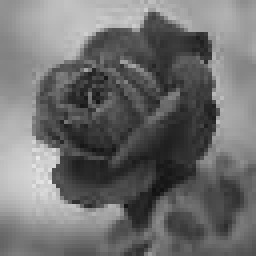
#> input picture bw_att_test_sample.JPEG, 64 x 64 px (shown 4 times larger)
$ python -i attention_visualization.py   (imports and definitions only)
#> lines starting #> are read from the running program, lines starting #| are printed output that depends on the picture
import numpy as np
import cv2
from PIL import Image
import matplotlib
# [1 line not run here, left out]
import matplotlib.pyplot as plt
import os
import matplotlib.pyplot as plt
import matplotlib.image as mpimg
import numpy as np

def attention_trans(attention_map):
    patch = int(np.sqrt(attention_map.shape[0]))
    scores = np.sum(attention_map, axis=0).reshape((patch, patch))
    return scores

def plot_attention_com_rose() -> None:
    row_1 = np.load('Attention_test/softmax/attention_maps.npy')
#> (reads softmax/attention_maps.npy from the repository)
    row_1 = np.sum(row_1, axis=1).sum(axis=1)
    print(row_1.shape)
    row_2 = np.load('Attention_test/sin_softmax/attention_maps.npy')
#> (reads sin_2_max_shifted/attention_maps.npy from the repository)
    row_2 = np.sum(row_2, axis=1).sum(axis=1).squeeze()
    print(row_2.shape)
    row_3 = np.load('Attention_test/sin_2_max_shifted/attention_maps.npy')
    row_3 = np.sum(row_3, axis=1).sum(axis=1)
    print(row_3.shape)
    row_4 = np.load('Attention_test/norm_siren_max/attention_maps.npy')
    row_4 = np.sum(row_4, axis=1).sum(axis=1).squeeze()
    print(row_4.shape)
    rows = [row_1, row_2, row_3, row_4]

    plt.figure()
    plt.style.use('ieee')
    img = mpimg.imread('bw_att_test_sample.JPEG')
#> img is the input picture: shape (64, 64); min 17, max 231, mean 110.6
    ori_img = mpimg.imread('att_test_sample.JPEG')
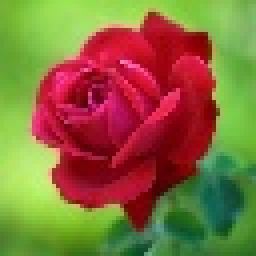
#> input picture att_test_sample.JPEG, 64 x 64 px (shown 4 times larger)
#> ori_img is the input picture: shape (64, 64, 3); mean R, G, B 135.3, 107.9, 59.6
    ori_img = img_used = cv2.resize(ori_img, (128, 128))
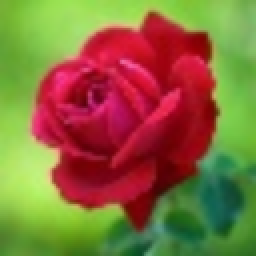
#> ori_img: shape (128, 128, 3) (shown 2 times larger); mean R, G, B 135.2, 107.9, 59.5
    for r in range(len(rows)):
        epoch, h, w = rows[r].shape
        for e in range(epoch):
            plt.subplot(len(rows), epoch + 1, 1 + r * (epoch + 1) + e)
            plt.xticks([])
            plt.yticks([])
            if r == 0 and e != 0:
                plt.title(str((e+1) * 5), family= 'Times New Roman')
            if r == 0 and e == 0:
                plt.title('Epochs\n' + str((e+1) * 5), family= 'Times New Roman')
            if r == 0 and e == 0:
                plt.ylabel('Softmax', family= 'Times New Roman')
            if r == 1 and e == 0:
                plt.ylabel('Sin-Softmax', family= 'Times New Roman')
            if r == 2 and e == 0:
                plt.ylabel('Sin2-max_shifted', family= 'Times New Roman')
            if r == 3 and e == 0:
                plt.ylabel('norm-Siren-max', family= 'Times New Roman')
            attention_map = rows[r][e, :, :]
            attention_map = attention_trans(attention_map)
            attention_map = cv2.resize(attention_map, (128, 128)) #resize
            normed_map = attention_map / attention_map.max()
            normed_map = (normed_map * 255).astype('uint8')
            normed_map_used = cv2.blur(normed_map,(5,5))  ### blur
            img_used = cv2.resize(img, (128, 128))  ## resize
            img_used = cv2.blur(img_used,(5,5))  ### blur
            plt.imshow(img_used, cmap='gray')
            plt.imshow(normed_map_used, alpha=0.65, interpolation='nearest', cmap='seismic')  # 'seismic'
        plt.subplot(len(rows), epoch + 1, 1 + r * (epoch + 1) + e + 1)
        plt.xticks([])
        plt.yticks([])
        plt.axis('off')
        img_used = cv2.blur(ori_img,(2,2))  ### blur
        plt.imshow(img_used)
#> this loop made 4 passes
#> pass 1, in plot_attention_com_rose, `img_used = cv2.blur(ori_img,(2,2))`:
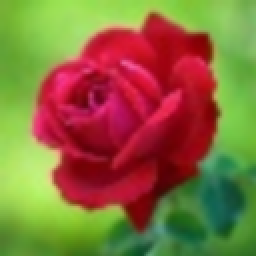
#> img_used: shape (128, 128, 3) (shown 2 times larger); mean R, G, B 136, 108.6, 60
#> after the loop:
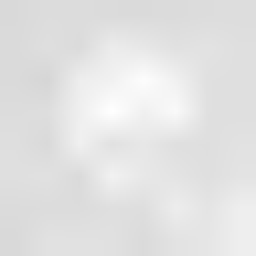
#> normed_map: shape (128, 128) (shown 2 times larger); min 214, max 255, mean 226.7
    plt.tight_layout()
    plt.subplots_adjust(wspace=0.05, hspace=0)
    plt.savefig('ROSE_additional_test.pdf',dpi=600, pad_inches=0)
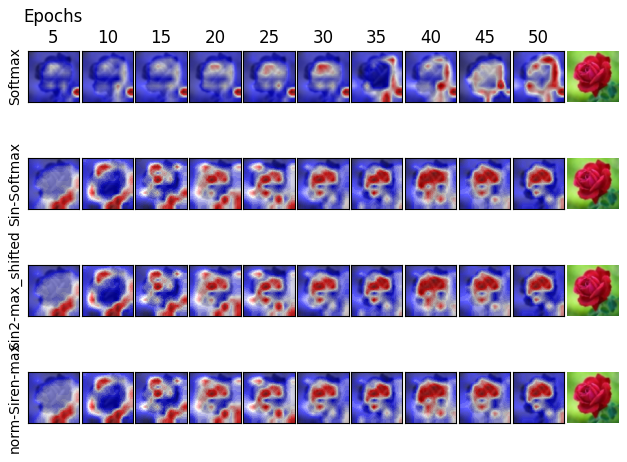
#> figure drawn by matplotlib, 44 panels


>>> result = plot_attention_com_rose()
